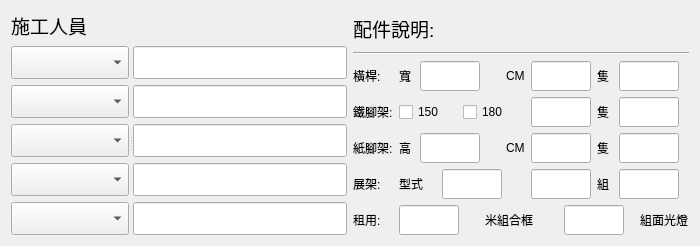
   <widget class="QWidget" name="layoutWidget_2">
    <property name="geometry">
     <rect>
      <x>7</x>
      <y>694</y>
      <width>700</width>
      <height>217</height>
     </rect>
    </property>
    <layout class="QGridLayout" name="gridLayout_7">
     <item row="0" column="0">
      <widget class="QSplitter" name="splitter_2">
       <property name="orientation">
        <enum>Qt::Vertical</enum>
       </property>
       <widget class="QWidget" name="layoutWidget_3">
        <layout class="QVBoxLayout" name="verticalLayout_5">
         <item>
          <widget class="QLabel" name="label_employee">
           <property name="font">
            <font>
             <pointsize>14</pointsize>
            </font>
           </property>
           <property name="layoutDirection">
            <enum>Qt::LeftToRight</enum>
           </property>
           <property name="text">
            <string>施工人員</string>
           </property>
          </widget>
         </item>
         <item>
          <widget class="QSplitter" name="splitter">
           <property name="orientation">
            <enum>Qt::Horizontal</enum>
           </property>
           <widget class="QSplitter" name="splitter_4">
            <property name="orientation">
             <enum>Qt::Horizontal</enum>
            </property>
            <widget class="QWidget" name="layoutWidget_4">
             <property name="font">
              <font>
               <pointsize>16</pointsize>
              </font>
             </property>
             <layout class="QVBoxLayout" name="verticalLayout_3">
              <item>
               <widget class="QComboBox" name="comboBox_employee_1">
                <property name="font">
                 <font>
                  <pointsize>16</pointsize>
                 </font>
                </property>
               </widget>
              </item>
              <item>
               <widget class="QComboBox" name="comboBox_employee_2">
                <property name="font">
                 <font>
                  <pointsize>16</pointsize>
                 </font>
                </property>
               </widget>
              </item>
              <item>
               <widget class="QComboBox" name="comboBox_employee_3">
                <property name="font">
                 <font>
                  <pointsize>16</pointsize>
                 </font>
                </property>
               </widget>
              </item>
              <item>
               <widget class="QComboBox" name="comboBox_employee_4">
                <property name="font">
                 <font>
                  <pointsize>16</pointsize>
                 </font>
                </property>
               </widget>
              </item>
              <item>
               <widget class="QComboBox" name="comboBox_employee_5">
                <property name="font">
                 <font>
                  <pointsize>16</pointsize>
                 </font>
                </property>
               </widget>
              </item>
             </layout>
            </widget>
            <widget class="QWidget" name="layoutWidget_5">
             <layout class="QVBoxLayout" name="verticalLayout_4">
              <item>
               <widget class="QLineEdit" name="lineEdit_employee_1">
                <property name="font">
                 <font>
                  <pointsize>16</pointsize>
                 </font>
                </property>
               </widget>
              </item>
              <item>
               <widget class="QLineEdit" name="lineEdit_employee_2">
                <property name="font">
                 <font>
                  <pointsize>16</pointsize>
                 </font>
                </property>
               </widget>
              </item>
              <item>
               <widget class="QLineEdit" name="lineEdit_employee_3">
                <property name="font">
                 <font>
                  <pointsize>16</pointsize>
                 </font>
                </property>
               </widget>
              </item>
              <item>
               <widget class="QLineEdit" name="lineEdit_employee_4">
                <property name="font">
                 <font>
                  <pointsize>16</pointsize>
                 </font>
                </property>
               </widget>
              </item>
              <item>
               <widget class="QLineEdit" name="lineEdit_employee_5">
                <property name="font">
                 <font>
                  <pointsize>16</pointsize>
                 </font>
                </property>
               </widget>
              </item>
             </layout>
            </widget>
           </widget>
          </widget>
         </item>
        </layout>
       </widget>
      </widget>
     </item>
     <item row="0" column="1">
      <layout class="QGridLayout" name="gridLayout_5">
       <item row="1" column="0">
        <widget class="Line" name="line_2">
         <property name="orientation">
          <enum>Qt::Horizontal</enum>
         </property>
        </widget>
       </item>
       <item row="2" column="0">
        <layout class="QGridLayout" name="gridLayout_4">
         <item row="0" column="0">
          <widget class="QLabel" name="label_crossbar">
           <property name="text">
            <string>橫桿:</string>
           </property>
           <property name="alignment">
            <set>Qt::AlignLeading|Qt::AlignLeft|Qt::AlignVCenter</set>
           </property>
          </widget>
         </item>
         <item row="0" column="1">
          <widget class="QLabel" name="label_crossbar_width">
           <property name="text">
            <string>寬</string>
           </property>
          </widget>
         </item>
         <item row="0" column="2" colspan="4">
          <widget class="QLineEdit" name="lineEdit_crossbar_width">
           <property name="minimumSize">
            <size>
             <width>60</width>
             <height>30</height>
            </size>
           </property>
           <property name="maximumSize">
            <size>
             <width>60</width>
             <height>30</height>
            </size>
           </property>
           <property name="font">
            <font>
             <pointsize>12</pointsize>
            </font>
           </property>
          </widget>
         </item>
         <item row="0" column="7" colspan="2">
          <widget class="QLineEdit" name="lineEdit_crossbar_amount">
           <property name="minimumSize">
            <size>
             <width>60</width>
             <height>30</height>
            </size>
           </property>
           <property name="maximumSize">
            <size>
             <width>60</width>
             <height>30</height>
            </size>
           </property>
           <property name="font">
            <font>
             <pointsize>12</pointsize>
            </font>
           </property>
          </widget>
         </item>
         <item row="0" column="6">
          <widget class="QLabel" name="label_crossbar_cm">
           <property name="text">
            <string>CM</string>
           </property>
          </widget>
         </item>
         <item row="0" column="9">
          <widget class="QLabel" name="label_crossbar_1">
           <property name="text">
            <string>隻</string>
           </property>
          </widget>
         </item>
         <item row="1" column="0">
          <widget class="QLabel" name="label_iron_shelter">
           <property name="text">
            <string>鐵腳架:</string>
           </property>
           <property name="alignment">
            <set>Qt::AlignLeading|Qt::AlignLeft|Qt::AlignVCenter</set>
           </property>
          </widget>
         </item>
         <item row="1" column="1" colspan="3">
          <widget class="QCheckBox" name="checkBox_150iron_shelter">
           <property name="text">
            <string>150</string>
           </property>
          </widget>
         </item>
         <item row="0" column="10" colspan="2">
          <widget class="QLineEdit" name="lineEdit_crossbar_remark">
           <property name="minimumSize">
            <size>
             <width>60</width>
             <height>30</height>
            </size>
           </property>
           <property name="maximumSize">
            <size>
             <width>60</width>
             <height>30</height>
            </size>
           </property>
           <property name="font">
            <font>
             <pointsize>12</pointsize>
            </font>
           </property>
          </widget>
         </item>
         <item row="1" column="4" colspan="3">
          <widget class="QCheckBox" name="checkBox_180iron_shelter">
           <property name="text">
            <string>180</string>
           </property>
          </widget>
         </item>
         <item row="1" column="9">
          <widget class="QLabel" name="label_iron_shelter_1">
           <property name="text">
            <string>隻</string>
           </property>
          </widget>
         </item>
         <item row="1" column="7" colspan="2">
          <widget class="QLineEdit" name="lineEdit_iron_shelter_amount">
           <property name="minimumSize">
            <size>
             <width>60</width>
             <height>30</height>
            </size>
           </property>
           <property name="maximumSize">
            <size>
             <width>60</width>
             <height>30</height>
            </size>
           </property>
           <property name="font">
            <font>
             <pointsize>12</pointsize>
            </font>
           </property>
          </widget>
         </item>
         <item row="2" column="10" colspan="2">
          <widget class="QLineEdit" name="lineEdit_paper_shelter_remark">
           <property name="minimumSize">
            <size>
             <width>60</width>
             <height>30</height>
            </size>
           </property>
           <property name="maximumSize">
            <size>
             <width>60</width>
             <height>30</height>
            </size>
           </property>
           <property name="font">
            <font>
             <pointsize>12</pointsize>
            </font>
           </property>
          </widget>
         </item>
         <item row="2" column="6">
          <widget class="QLabel" name="label_paper_shelter_cm">
           <property name="text">
            <string>CM</string>
           </property>
          </widget>
         </item>
         <item row="2" column="0">
          <widget class="QLabel" name="label_paper_shelter">
           <property name="text">
            <string>紙腳架:</string>
           </property>
           <property name="alignment">
            <set>Qt::AlignLeading|Qt::AlignLeft|Qt::AlignVCenter</set>
           </property>
          </widget>
         </item>
         <item row="2" column="7" colspan="2">
          <widget class="QLineEdit" name="lineEdit_paper_shelter_amount">
           <property name="minimumSize">
            <size>
             <width>60</width>
             <height>30</height>
            </size>
           </property>
           <property name="maximumSize">
            <size>
             <width>60</width>
             <height>30</height>
            </size>
           </property>
           <property name="font">
            <font>
             <pointsize>12</pointsize>
            </font>
           </property>
          </widget>
         </item>
         <item row="3" column="0">
          <widget class="QLabel" name="label_stand">
           <property name="text">
            <string>展架:</string>
           </property>
           <property name="alignment">
            <set>Qt::AlignLeading|Qt::AlignLeft|Qt::AlignVCenter</set>
           </property>
          </widget>
         </item>
         <item row="3" column="1" colspan="2">
          <widget class="QLabel" name="label_stand_style">
           <property name="text">
            <string>型式</string>
           </property>
          </widget>
         </item>
         <item row="1" column="10" colspan="2">
          <widget class="QLineEdit" name="lineEdit_iron_shelter_remark">
           <property name="minimumSize">
            <size>
             <width>60</width>
             <height>30</height>
            </size>
           </property>
           <property name="maximumSize">
            <size>
             <width>60</width>
             <height>30</height>
            </size>
           </property>
           <property name="font">
            <font>
             <pointsize>12</pointsize>
            </font>
           </property>
          </widget>
         </item>
         <item row="2" column="1">
          <widget class="QLabel" name="label_paper_shelter_height">
           <property name="text">
            <string>高</string>
           </property>
          </widget>
         </item>
         <item row="2" column="2" colspan="4">
          <widget class="QLineEdit" name="lineEdit_paper_shelter_height">
           <property name="minimumSize">
            <size>
             <width>60</width>
             <height>30</height>
            </size>
           </property>
           <property name="maximumSize">
            <size>
             <width>60</width>
             <height>30</height>
            </size>
           </property>
           <property name="font">
            <font>
             <pointsize>12</pointsize>
            </font>
           </property>
          </widget>
         </item>
         <item row="2" column="9">
          <widget class="QLabel" name="label_paper_shelter_1">
           <property name="text">
            <string>隻</string>
           </property>
          </widget>
         </item>
         <item row="4" column="5" colspan="3">
          <widget class="QLabel" name="label_rent_1">
           <property name="text">
            <string>米組合框</string>
           </property>
          </widget>
         </item>
         <item row="3" column="3" colspan="4">
          <widget class="QLineEdit" name="lineEdit_stand_style">
           <property name="minimumSize">
            <size>
             <width>60</width>
             <height>30</height>
            </size>
           </property>
           <property name="maximumSize">
            <size>
             <width>60</width>
             <height>30</height>
            </size>
           </property>
           <property name="font">
            <font>
             <pointsize>12</pointsize>
            </font>
           </property>
          </widget>
         </item>
         <item row="3" column="7" colspan="2">
          <widget class="QLineEdit" name="lineEdit_stand_amount">
           <property name="minimumSize">
            <size>
             <width>60</width>
             <height>30</height>
            </size>
           </property>
           <property name="maximumSize">
            <size>
             <width>60</width>
             <height>30</height>
            </size>
           </property>
           <property name="font">
            <font>
             <pointsize>12</pointsize>
            </font>
           </property>
          </widget>
         </item>
         <item row="3" column="10" colspan="2">
          <widget class="QLineEdit" name="lineEdit_stand_remark">
           <property name="minimumSize">
            <size>
             <width>60</width>
             <height>30</height>
            </size>
           </property>
           <property name="maximumSize">
            <size>
             <width>60</width>
             <height>30</height>
            </size>
           </property>
           <property name="font">
            <font>
             <pointsize>12</pointsize>
            </font>
           </property>
          </widget>
         </item>
         <item row="4" column="8" colspan="3">
          <widget class="QLineEdit" name="lineEdit_rent_2">
           <property name="minimumSize">
            <size>
             <width>60</width>
             <height>30</height>
            </size>
           </property>
           <property name="maximumSize">
            <size>
             <width>60</width>
             <height>30</height>
            </size>
           </property>
           <property name="font">
            <font>
             <pointsize>12</pointsize>
            </font>
           </property>
          </widget>
         </item>
         <item row="4" column="11">
          <widget class="QLabel" name="label_rent_2">
           <property name="text">
            <string>組面光燈</string>
           </property>
          </widget>
         </item>
         <item row="4" column="1" colspan="4">
          <widget class="QLineEdit" name="lineEdit_rent_1">
           <property name="minimumSize">
            <size>
             <width>60</width>
             <height>30</height>
            </size>
           </property>
           <property name="maximumSize">
            <size>
             <width>60</width>
             <height>30</height>
            </size>
           </property>
           <property name="font">
            <font>
             <pointsize>12</pointsize>
            </font>
           </property>
          </widget>
         </item>
         <item row="3" column="9">
          <widget class="QLabel" name="label_stand_amount">
           <property name="text">
            <string>組</string>
           </property>
          </widget>
         </item>
         <item row="4" column="0">
          <widget class="QLabel" name="label_rent">
           <property name="text">
            <string>租用:</string>
           </property>
           <property name="alignment">
            <set>Qt::AlignLeading|Qt::AlignLeft|Qt::AlignVCenter</set>
           </property>
          </widget>
         </item>
        </layout>
       </item>
       <item row="0" column="0">
        <widget class="QLabel" name="label_65">
         <property name="font">
          <font>
           <pointsize>14</pointsize>
          </font>
         </property>
         <property name="text">
          <string>配件說明:</string>
         </property>
        </widget>
       </item>
      </layout>
     </item>
    </layout>
   </widget>
